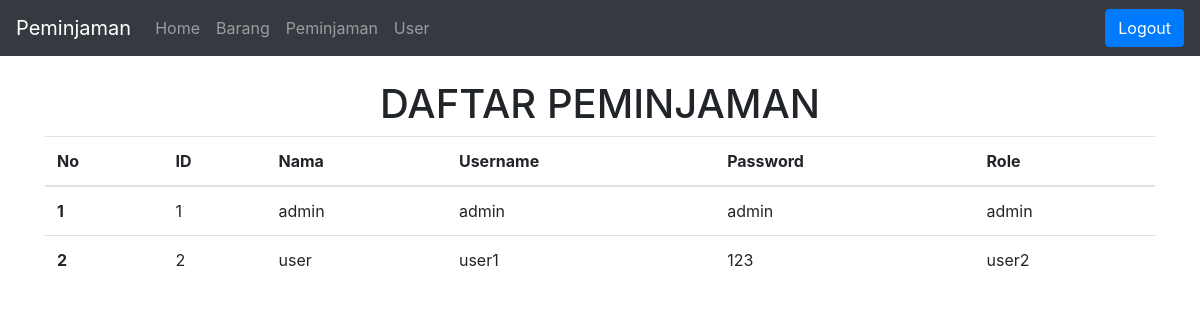
Before: /user.php (signed in) with the older database file.
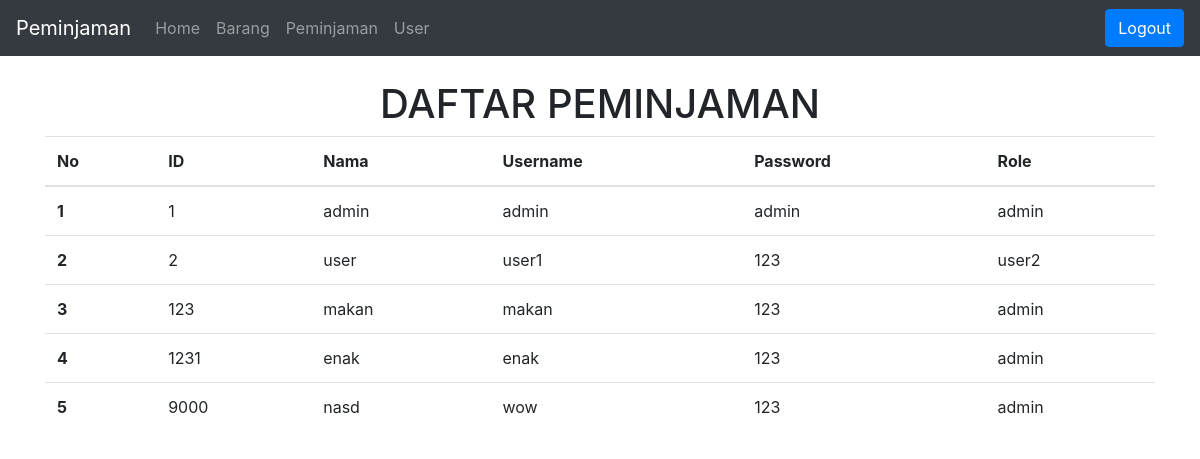
After: the same page with the newer database file.
### tables this page shows
CREATE TABLE `user` (
  `id_user` int(11) NOT NULL,
  `nama_user` varchar(100) NOT NULL,
  `username` varchar(100) NOT NULL,
  `password` varchar(25) NOT NULL,
  `role` varchar(10) NOT NULL
);

### database.php (called while the page is built, shortened)
<?php
$host = "localhost";
$user = "root";
$pass = "";
$dbname = "sas";
$koneksi = mysqli_connect($host, $user, $pass, $dbname) or die("Gagal terhubung dengan database " . mysqli_error($koneksi));
function tampildata1($tablename)
{
    global $koneksi;
    $hasil = mysqli_query($koneksi, "select * from $tablename");
    $rows = [];
    while ($row = mysqli_fetch_assoc($hasil)) {
        $rows[] = $row;
    }
    return $rows;
}
?>

### user.php (the view, shortened to what this page needs)
<?php
require_once('database.php');
$data = tampildata1('user');
$nomor = 0;
?>
<!doctype html>
<html lang="en">
<head>
    <link rel="stylesheet" href="https://cdn.jsdelivr.net/npm/bootstrap@4.6.2/dist/css/bootstrap.min.css"
>
</head>
<body>
    <?php
    if ($_SESSION['status'] <> "login") {
        header("location:login.php?msg=belum_login");
    } else {
        require('navbar.php');
    }
    ?>
    <div class="container">
        <center>
            <h1>DAFTAR PEMINJAMAN</h1>
        </center>
        <table class="table">
            <thead>
                <tr>
                    <th scope="col">No</th>
                    <th scope="col">ID</th>
                    <th scope="col">Nama</th>
                    <th scope="col">Username</th>
                    <th scope="col">Password</th>
                    <th scope="col">Role</th>
                </tr>
            </thead>
            <tbody>
                <?php foreach ($data as $item): ?>
                    <?php $nomor++; ?>
                    <tr>
                        <th scope="row">
                            <?php echo $nomor; ?>
                        </th>
                        <td>
                            <?php echo $item['id_user']; ?>
                        </td>
                        <td>
                            <?php echo $item['nama_user']; ?>
                        </td>
                        <td>
                            <?php echo $item['username']; ?>
                        </td>
                        <td>
                            <?php echo $item['password']; ?>
                        </td>
                        <td>
                            <?php echo $item['role']; ?>
                        </td>
                    </tr>
                <?php endforeach ?>
            </tbody>
        </table>
    </div>
</body>
</html>

Changed rows visible on the page:
added user: id_user "123", nama_user "makan", username "makan", password "123", role "admin"
added user: id_user "1231", nama_user "enak", username "enak", password "123", role "admin"
added user: id_user "9000", nama_user "nasd", username "wow", password "123", role "admin"
